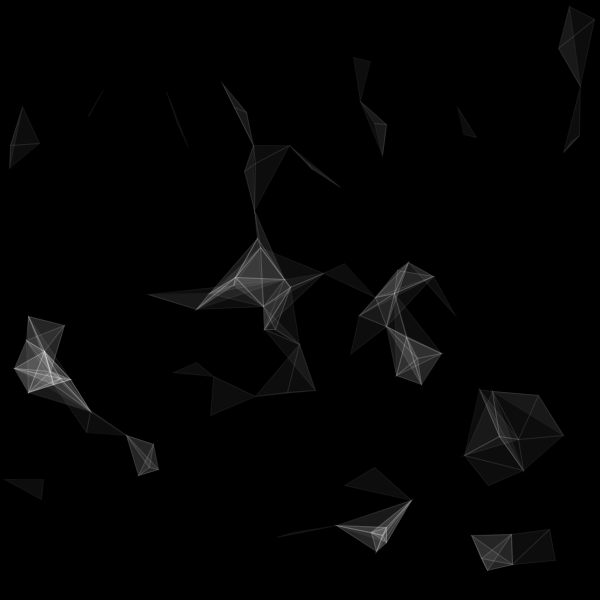
Frame 1 (no input)
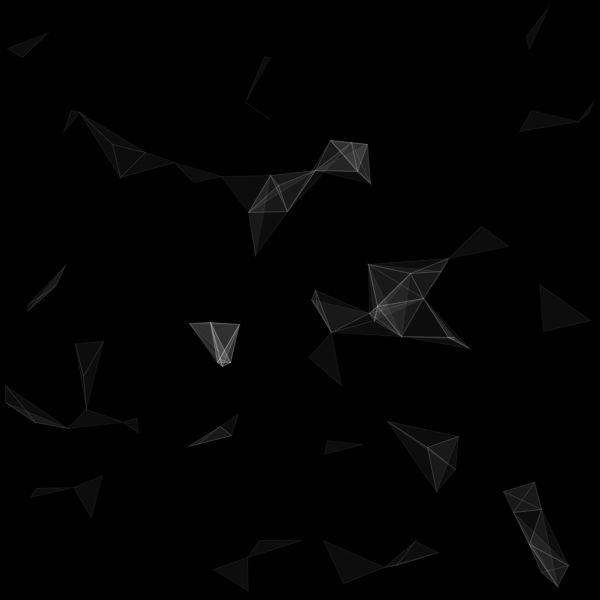
Frame 60 (the mouse pressed at the canvas centre just before this capture)
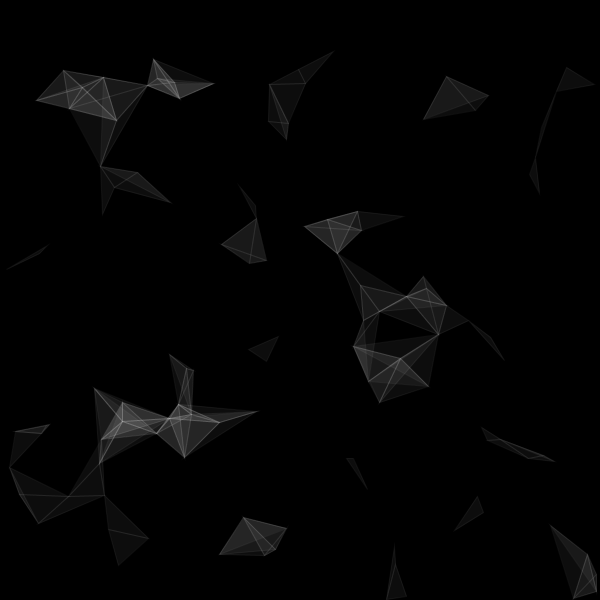
Frame 120 (the mouse held since frame 60 and released just before this capture)

The Processing sketch that drew these frames (run headless with seeded random() and noise(); from frame 60 on, the mouse is pressed at the canvas centre):

// Processing sketch: generative_art_j028
// ── generative_art_j028.pde
int NB_PARTICLES = 150;
ArrayList<Triangle> triangles;
Particle[] parts = new Particle[NB_PARTICLES];
PImage image;
float sCol = 255;
float bCol = 0;

void setup()
{
  size(600, 600);
  frameRate(30);
  pixelDensity(2);
  for (int i = 0; i < NB_PARTICLES; i++)
  {
    parts[i] = new Particle();
  }
}

void draw()
{
  background(bCol);
  triangles = new ArrayList<Triangle>();
  Particle p1, p2;

  for (int i = 0; i < NB_PARTICLES; i++)
  {
    parts[i].move();
    p1 = parts[i];
    p1.neighboors = new ArrayList<Particle>();
    p1.neighboors.add(p1);
    for (int j = i+1; j < NB_PARTICLES; j++)
    {
      p2 = parts[j];
      float d = PVector.dist(p1.pos, p2.pos); 
      if (d > 0 && d < Particle.DIST_MAX)
      {
        p1.neighboors.add(p2);
      }
    }
    if(p1.neighboors.size() > 1)
    {
      addTriangles(p1.neighboors);
    }
  }
  drawTriangles();
  println(frameRate);
}

void drawTriangles(){
  fill(sCol, 13);
  stroke(sCol, 13);
  //noFill();
  beginShape(TRIANGLES);
  for (int i = 0; i < triangles.size(); i ++)
  {
    Triangle t = triangles.get(i);
    t.display();
  }
  endShape();  
}

void addTriangles(ArrayList<Particle> p_neighboors){
  int s = p_neighboors.size();
  if (s > 2)
  {
    for (int i = 1; i < s-1; i ++)
    { 
      for (int j = i+1; j < s; j ++)
      { 
         triangles.add(new Triangle(p_neighboors.get(0).pos, p_neighboors.get(i).pos, p_neighboors.get(j).pos));
      }
    }
  }
}

// ── Particle.pde
class Particle
{
  final static float RAD = 4;
  final static float BOUNCE = -1;
  final static float SPEED_MAX = 1;
  final static float DIST_MAX = 50;
  PVector speed = new PVector(random(-SPEED_MAX, SPEED_MAX), random(-SPEED_MAX, SPEED_MAX));
  PVector acc = new PVector(0, 0);
  PVector pos;
  //neighboors contains the particles within DIST_MAX distance, as well as itself
  ArrayList<Particle> neighboors;
  
  Particle()
  {
    pos = new PVector (random(width), random(height));
  }

  public void move()
  {    
    pos.add(speed);
    
    acc.mult(0);
    
    if (pos.x < 0)
    {
      pos.x = 0;
      speed.x *= BOUNCE;
    }
    else if (pos.x > width)
    {
      pos.x = width;
      speed.x *= BOUNCE;
    }
    if (pos.y < 0)
    {
      pos.y = 0;
      speed.y *= BOUNCE;
    }
    else if (pos.y > height)
    {
      pos.y = height;
      speed.y *= BOUNCE;
    }
  }
  public void display() {
    fill(255, 14);
    ellipse(pos.x, pos.y, RAD, RAD);
  }
}

// ── Triangle.pde
class Triangle
{
  PVector A, B, C; 

  Triangle(PVector p1, PVector p2, PVector p3)
  {
    A = p1;
    B = p2;
    C = p3;
  }
  
  public void display()
  {
    vertex(A.x, A.y);
    vertex(B.x, B.y);
    vertex(C.x, C.y);
  }
}
